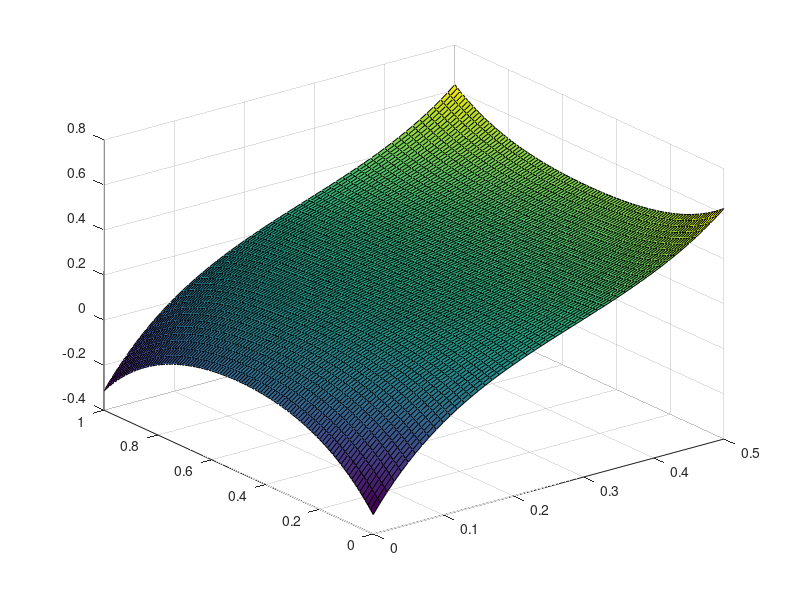

MATLAB code for this plot:

HmdWarpParam = [1.0, 0.22, 0.24, 0.0]; %// For the 7-inch device
ChromAbParam = [0.996, -0.004, 1.014, 0.0];
HMD_HResolution = 1280.0;
HMD_VResolution = 800.0;
HMD_HScreenSize = 0.14976;
HMD_VScreenSize = HMD_HScreenSize / (HMD_HResolution / HMD_VResolution);
HMD_InterpupillaryDistance = 0.064;
HMD_LensSeparationDistance = 0.0635;
HMD_EyeToScreenDistance = 0.041;
lensOffset = HMD_LensSeparationDistance * 0.5;
lensShift = HMD_HScreenSize * 0.25 - lensOffset;
 Distortion_XCenterOffset = 4.0 * lensShift / HMD_HScreenSize;
DistortionFitX = -1.0;
DistortionFitY = 0.0;
 stereoAspect = 0.5 * HMD_HResolution / HMD_VResolution;
dx = DistortionFitX - Distortion_XCenterOffset;
dy = DistortionFitY / stereoAspect;
fitRadiusSquared = dx * dx + dy * dy;
Distortion_Scale =  HmdWarpParam(1) + HmdWarpParam(2) * fitRadiusSquared +  HmdWarpParam(3) * fitRadiusSquared * fitRadiusSquared +  HmdWarpParam(4) * fitRadiusSquared * fitRadiusSquared * fitRadiusSquared;

isRight = 0;

if isRight
    XCenterOffset = -Distortion_XCenterOffset;
    x = 0.5;
else
    XCenterOffset = Distortion_XCenterOffset;
    x =0;
end

y = 0.0;
w = 0.5;
h = 1.0;

LensCenter = [x + (w + XCenterOffset * 0.5) * 0.5, y + h * 0.5];
ScreenCenter = [x + w * 0.5, y + h * 0.5];
scaleFactor = 1.0 / Distortion_Scale;
Scale = [w * 0.5 * scaleFactor, h * 0.5 * scaleFactor * stereoAspect];
ScaleIn = [2.0 / w, 2.0 / h / stereoAspect];

[oTexCoordX,oTexCoordY] = meshgrid(0:0.01:0.5,0:0.01:1); % left
oTexCoordRedX = zeros(size(oTexCoordX));
oTexCoordRedY = oTexCoordRedX;
for I=1:size(oTexCoordX,1)
    for J=1:size(oTexCoordY,2)
        oTexCoord = [oTexCoordX(I,J),oTexCoordY(I,J)];
    theta = (oTexCoord - LensCenter) .* ScaleIn; %// Scales to [-1, 1]
    rSq = theta(1) * theta(1) + theta(2) * theta(2);
    theta1 = theta * (HmdWarpParam(1) +HmdWarpParam(2) * rSq +HmdWarpParam(3) * rSq * rSq + HmdWarpParam(4) * rSq * rSq * rSq);

    %// Compute chromatic aberration
    thetaRed = theta1 * (ChromAbParam(1) + ChromAbParam(2) * rSq);
    thetaBlue = theta1 * (ChromAbParam(3) + ChromAbParam(4) * rSq);
    tcRed = LensCenter + Scale .* thetaRed;
    tcGreen = LensCenter + Scale .* theta1;
    tcBlue = LensCenter + Scale .* thetaBlue;
    
    oTexCoordRedX(I,J) = tcRed(1);
    oTexCoordRedY(I,J) = tcRed(2);
    end
end

%surf(oTexCoordRedX,oTexCoordRedY)
% red takes x of tcRed

surf(oTexCoordX,oTexCoordY,oTexCoordRedX);

%vec4 sample(vec2 point, vec2 ScreenCenter) {
%  if (clamp(point, ScreenCenter - vec2(0.25, 0.5), ScreenCenter + vec2(0.25, 0.5)) != point) return vec4(0.0);
%  vec2 checkerboard = fract(point * vec2(4.0, 2.0)) - 0.5;
%  return vec4(checkerboard.x * checkerboard.y < 0.0 ? 0.25 : 1.0);
%}
